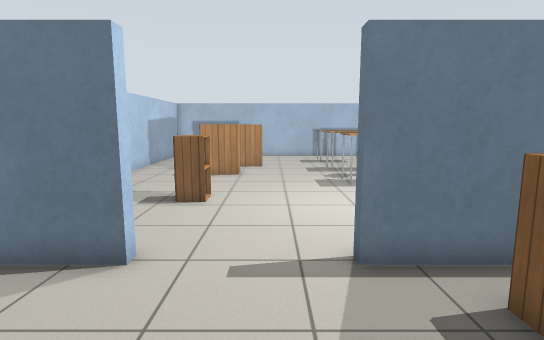
View 1 (above)

19 first-person views from a walk through a Gazebo world. The camera is 1.2 m above the floor, tilts 8° down and sees 80° across. The floor is counted in squares, 0.5 m on a side. Each view is taken from the middle of a square. On the plan, view 1 faces up. The plan holds only what a view shows up to about 19 squares ahead; the rest is blank. Robots are left out. Simple patterns stand in for the simulator's built-in surfaces. Some stock models are drawn as simple stand-ins. Surface patterns are stand-ins for the level's own textures.

View 2
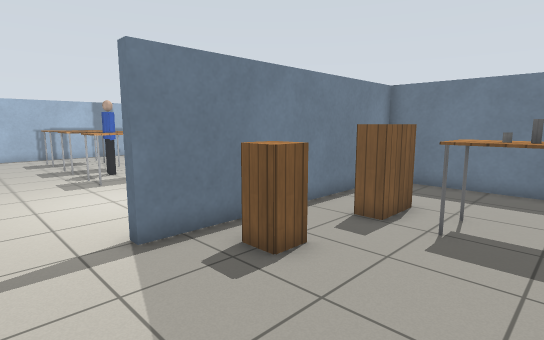

View 3
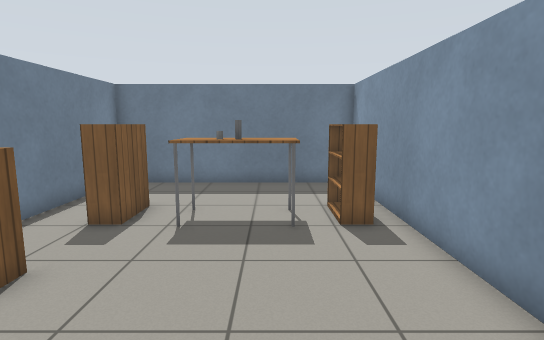

View 4
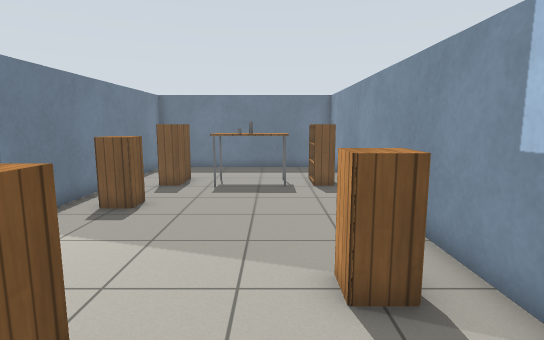

View 5
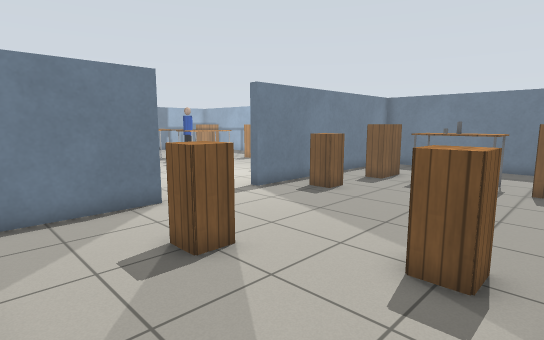

View 6
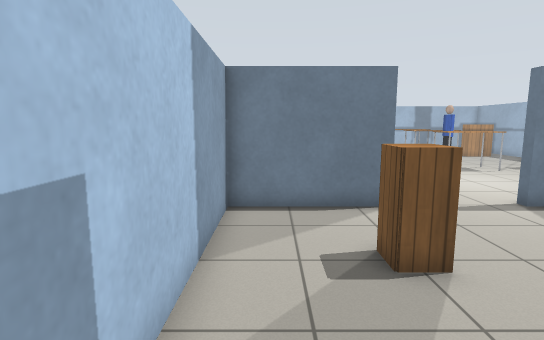

View 7
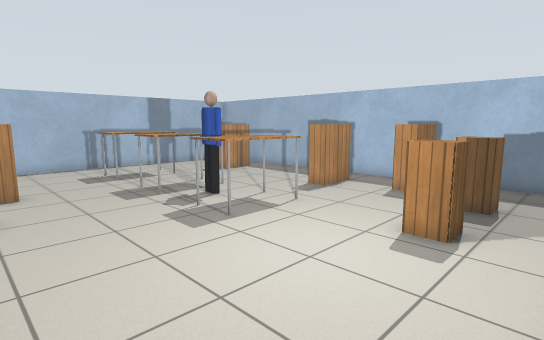

View 8
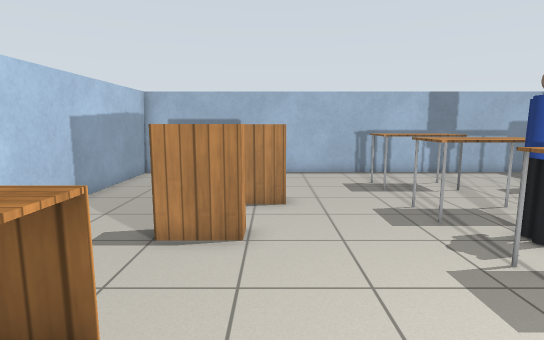

View 9
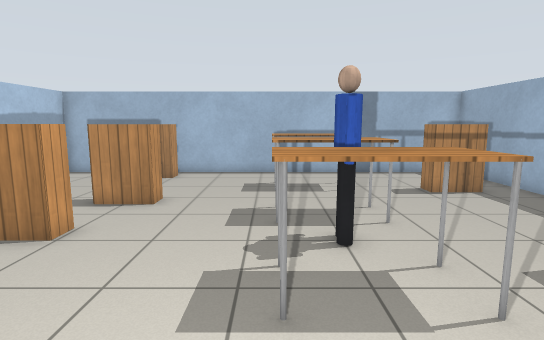

View 10
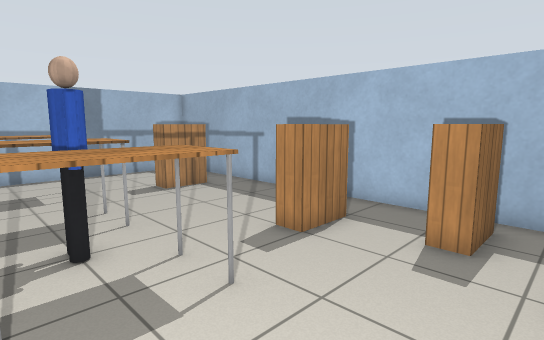

View 11
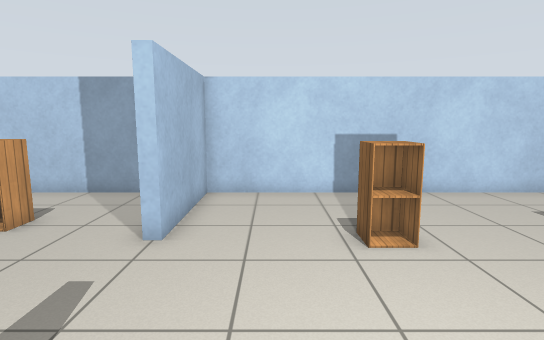

View 12
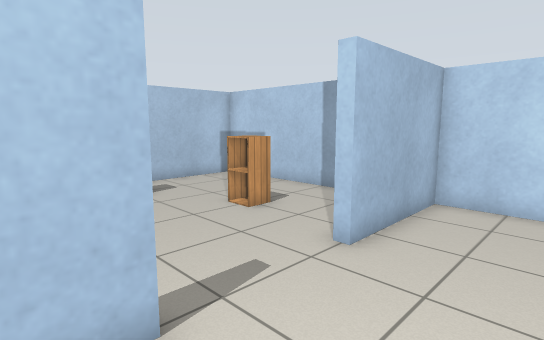

View 13
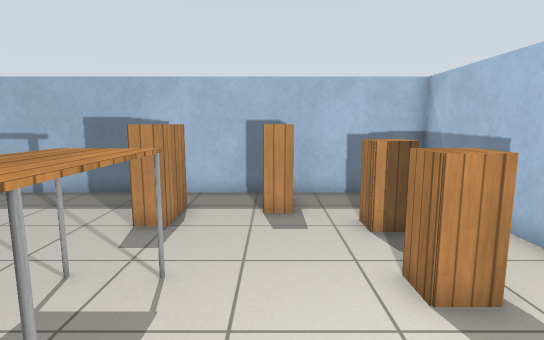

View 14
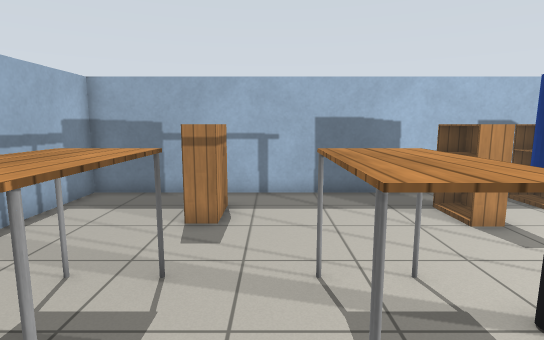

View 15
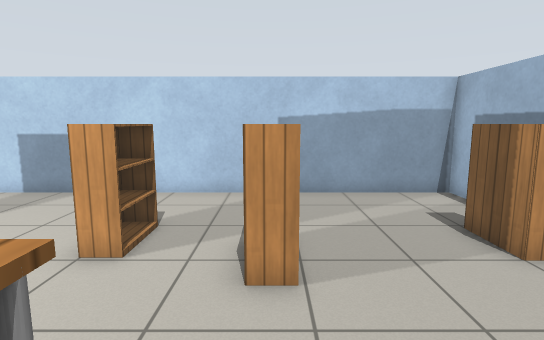

View 16
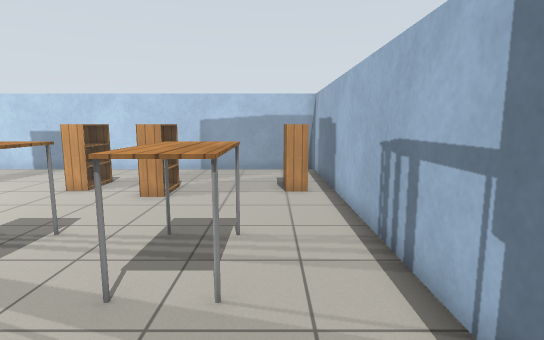

View 17
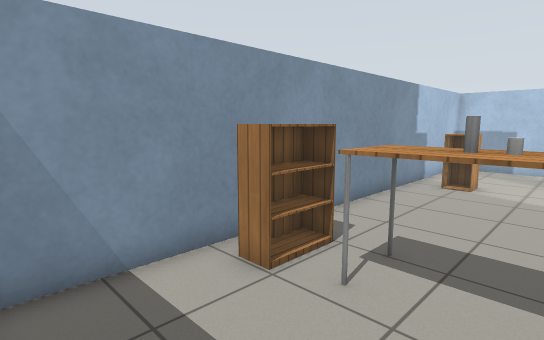

View 18
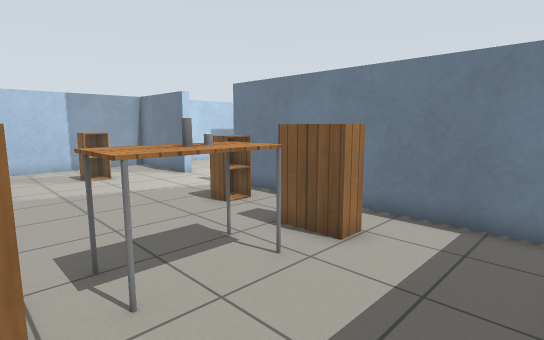

View 19
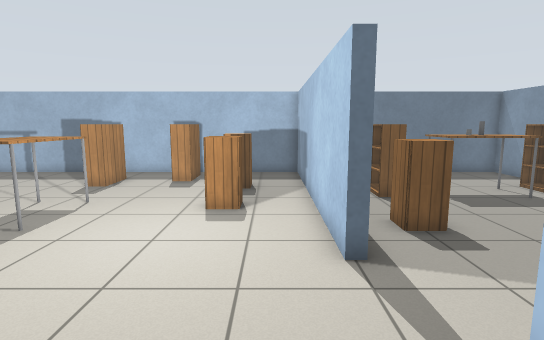

### Floor plan
Ten units are one square. View 1 is at (0, 0); x grows to the right and y downward. Boxes are objects, and circles mark ways between rooms. Rooms are numbered by the first view taken in them; rooms with no view inside come last. Other rooms are left out.
<svg viewBox="-78 -258 206 306">
<path fill="none" stroke="#000" d="M-25 -57 -25 -53 -73 -53 -73 43 123 43 123 -53 15 -53M15 -53 15 -57 123 -57 123 -253 -73 -253 -73 -57 -25 -57"/>
<rect x="-45" y="-25" width="20" height="20" fill="#bbb"><title>cabinet</title></rect>
<rect x="-25" y="15" width="20" height="20" fill="#bbb"><title>cabinet</title></rect>
<rect x="25" y="-45" width="20" height="20" fill="#bbb"><title>cabinet</title></rect>
<rect x="65" y="25" width="20" height="10" fill="#bbb"><title>bookshelf</title></rect>
<rect x="65" y="-15" width="20" height="30" fill="#bbb"><title>table</title></rect>
<rect x="65" y="-5" width="10" height="10" fill="#bbb"><title>grey cylinder</title></rect>
<rect x="65" y="-35" width="20" height="10" fill="#bbb"><title>bookshelf</title></rect>
<rect x="-35" y="-115" width="20" height="20" fill="#bbb"><title>cabinet</title></rect>
<rect x="-35" y="-165" width="20" height="10" fill="#bbb"><title>bookshelf</title></rect>
<rect x="-35" y="-245" width="20" height="10" fill="#bbb"><title>bookshelf</title></rect>
<rect x="-25" y="-195" width="20" height="10" fill="#bbb"><title>bookshelf</title></rect>
<rect x="25" y="-145" width="40" height="20" fill="#bbb"><title>table</title></rect>
<rect x="25" y="-185" width="40" height="20" fill="#bbb"><title>table</title></rect>
<rect x="25" y="-225" width="40" height="20" fill="#bbb"><title>table</title></rect>
<rect x="35" y="-165" width="20" height="20" fill="#bbb"><title>person</title></rect>
<rect x="45" y="-95" width="20" height="20" fill="#bbb"><title>cabinet</title></rect>
<rect x="75" y="-95" width="20" height="20" fill="#bbb"><title>cabinet</title></rect>
<rect x="85" y="-145" width="20" height="10" fill="#bbb"><title>bookshelf</title></rect>
<rect x="85" y="-215" width="20" height="10" fill="#bbb"><title>bookshelf</title></rect>
<rect x="95" y="-115" width="20" height="10" fill="#bbb"><title>bookshelf</title></rect>
<circle cx="-5" cy="-50" r="3" fill="#2a7"/>
<text x="20" y="0">1</text>
<text x="20" y="-160">2</text>
</svg>
Room 1 opens to room 2.

Where each view was taken, in squares from view 1:
view 1: 0 up, 0 right, facing up
view 2: 1 down, 1 left, facing up-right
view 3: 1 down, 1 left, facing right
view 4: 1 down, 6 left, facing right
view 5: 4 down, 7 left, facing up-right
view 6: 4 down, 6 left, facing up
view 7: 6 up, 2 left, facing up-right
view 8: 9 up, 1 left, facing up
view 9: 9 up, 3 right, facing up
view 10: 9 up, 3 right, facing up-right
view 11: 8 up, 4 right, facing left
view 12: 9 up, 3 right, facing down-left
view 13: 11 up, 1 right, facing right
view 14: 19 up, 1 right, facing right
view 15: 19 up, 4 right, facing left
view 16: 23 up, 10 right, facing left
view 17: 1 up, 12 right, facing down-left
view 18: 3 down, 12 right, facing up-left
view 19: 7 up, 4 left, facing right
